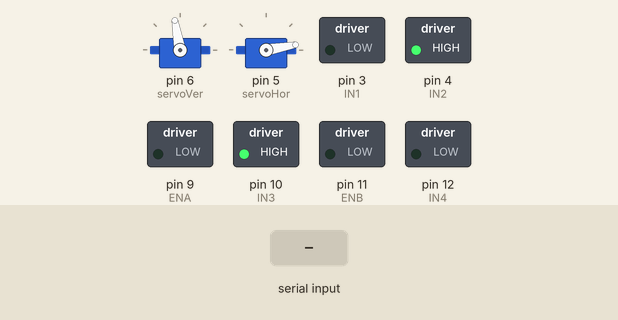
This sketch was run on a simulated Arduino Mega 2560, built with avr-gcc and run on an emulated ATmega2560. Parts: 2 × servo, switched loads named in the sketch (green lamp = pin HIGH). The test bench sets the inputs (shaded band). What the sketch prints to the serial monitor is not drawn.

Above: at 1.2 s.
1.3 s: "S" received over the second serial link
At 2.0 s:
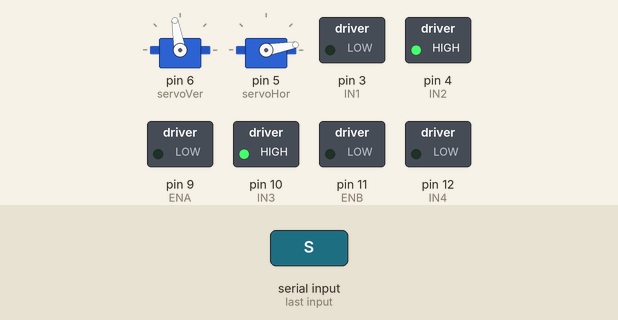
4.3 s: "1" received over the second serial link
At 5.3 s:
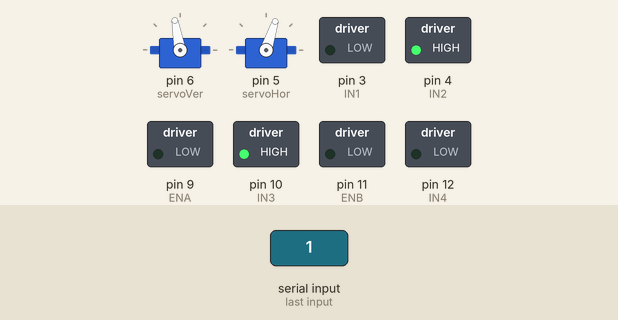
5.8 s: "S" received over the second serial link
At 5.95 s:
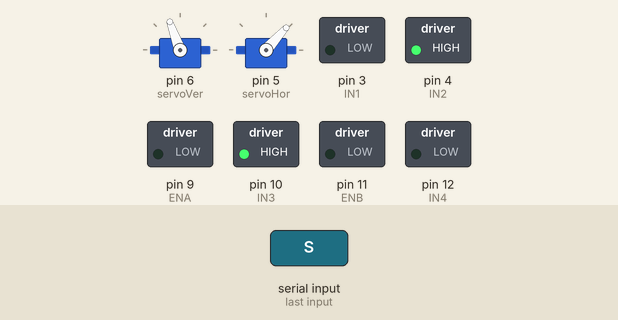
Timing chart, 0 to 21.3 s (numbered marks = the images above; inputs shaded):
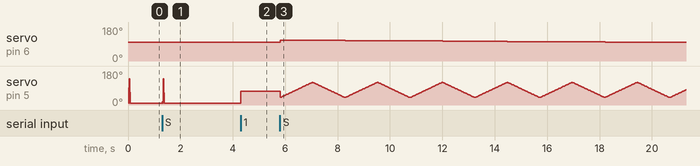

Measured:
- after the input at 1.3 s, servo on pin 5 (servoHor): 16° → 10° at once
- after the input at 4.3 s, servo on pin 5 (servoHor): 10° → 72° at once
- after the input at 5.8 s, servo on pin 6 (servoVer): 100° → 110° at once, → 109° 1.2 s later, → 108° 1.2 s later, → 107° 1.2 s later, … (13 changes in this stretch)

The sketch:

Robot.ino
```cpp
#include <SoftwareSerial.h>
#include<Servo.h>
#include<math.h>
int etat_dep=1;// varible d'état pour les boutons
Servo servoVer;// variable pour le servomoteur vertical
Servo servoHor;// variable pour le servomoteur horizontal
char scan=' ';
int byt[9];
int distance;
const int HEADER=0x59;

char etat;// varible d'état pour les boutons
int k;// varible pour la distance
int l;// varible pour la distance
char c;// varible pour lire le bluetooth
float temps;//variable de temps
float currentmillis;//variable de temps
//////////////////////////////////////////////////
int laserfct(){
    if(Serial2.available()){//vérifie que le laser possède des données
       for(int i=0;i<9;i++){//lecture des 9 bytes envoyé par le laser
          byt[i]=Serial2.read();//lit les 9 bytes et les place dans un tableau
        }
    if((HEADER==byt[0]) && (HEADER==byt[1])){//vérifie les 2 premiers bytes

        int check=byt[0]+byt[1]+byt[2]+byt[3]+byt[4]+byt[5]+byt[6]+byt[7];//variable qui va vérifier le bon fonctionnement du laser et si les données recues sont bonnes
        if(byt[8]==(check&0xff)){
          distance=byt[2]+byt[3]*256;//calcul de la distance
          delay(10);
          return distance;//retour de la distance
        }
    }

  }
  return;
}
////////////////////////////////////////////////
void envBT(){//envoie la lettre p au bluetooth qui nous signal la détection d'un obstacle
    Serial3.print("P");
}

////////////////////////////////////////////////
void rcvBT(){//lit les données recues par le bluetooth
  while(Serial3.available()){
    c=char(Serial3.read());
    if(c=='S'){// lance scanner si la lettre s est recue
      scanner();
  }
}
}
///////////////////////////////////////////////
void scanner(){ //fonction permettant de scanner
  Serial3.print("D");//envoie la lettre d au bluetooth pour lui confirmer le début du scan
  Serial2.begin(115200);
  delay(5);
  for(int j=110;j>=50;j--){//boucle pour le servo vertical
    servoVer.attach(6);// permet d'attacher le servo vertical au port lui correspondant
    servoVer.write(j);
    for(int i=40;i<=120;i+=1){//boucle pour le servo horizontale aller
      servoHor.attach(5);// permet d'attacher le servo horizontal au port lui correspondant
      servoHor.write(i);
      Serial2.end();//met fin a la communication avec le laser(le vide)
      Serial2.begin(115200);//commence la communication avec le laser
      delay(10);
      k=laserfct();//distance par rapport a l'objet
      Serial3.println(k);// envoie de la distance au bluetooth
      delay(5);
      servoHor.detach();//permet de détacher le servo horizontale (plus de fluidité)
    }
    j=j-1;
    servoVer.write(j);
    for(int i=120;i>=40;i--){// 2ème boucle pour le servo horizontale retour
      servoHor.attach(5);
      servoHor.write(i);
      Serial2.end();
      Serial2.begin(115200);
      delay(10);
      k=laserfct();
      Serial3.println(k);
      delay(5);
      servoHor.detach();
    }
    delay(10);
    servoVer.detach();//permet de détacher le servo vertical de son port (plus de fluifité)
  }
  servoVer.attach(6);
  servoHor.attach(5);
  servoVer.write(100);
}
///////////////////////////////////////////////
//-- MOTEUR A -
int ENA=9; //Connecté à Arduino pin 3(sortie PWM)
int IN1=3; //Connecté à Arduino pin 4
int IN2=4; //Connecté à Arduino pin 5
//-- MOTEUR B -
int ENB=11; //Connecté à Arduino pin 10(Sortie PWM)
int IN3=10; //Connecté à Arduino pin 6
int IN4=12; //Connecté à Arduino pin 7

void setup() {
  Serial.begin(38400);
  Serial3.begin(38400);
  Serial2.begin(115200);
  servoVer.attach(6);
  servoHor.attach(5);
   servoVer.write(100);
  pinMode(ENA,OUTPUT); // Configurer
  pinMode(ENB,OUTPUT); // les broches
  pinMode(IN1,OUTPUT); // comme sortie
  pinMode(IN2,OUTPUT);
  pinMode(IN3,OUTPUT);
  pinMode(IN4,OUTPUT);
  digitalWrite(ENA,LOW);// Moteur A - Ne pas tourner
  digitalWrite(ENB,LOW);// Moteur B - Ne pas tourne
  //Les moteurs tournent toujours dans le même sens:
  digitalWrite(IN1,LOW);
  digitalWrite(IN2,HIGH);
  digitalWrite(IN3,HIGH);
  digitalWrite(IN4,LOW);
  Serial.println("Esclave setup");

}

//Définition des fonctions de déplacement:
void avancer(){ //Le robot avance
  analogWrite(ENA,255);
  analogWrite(ENB,255);
}

void droite(){ //Le robot tourne à gauche
  analogWrite(ENA,255);
  analogWrite(ENB,0);
}
void gauche(){ //Le robot tourne a gauche
  analogWrite(ENA,0);
  analogWrite(ENB,255);


}
void arret(){// arret du déplacement
  analogWrite(ENA,0);
  analogWrite(ENB,0);
}
void bouton(){// fonction qui gère la direction du robot selon l'état des boutons
  while (Serial3.available()) {
    etat = char(Serial3.read());//lit le bluetooth
    if (etat == 'Z'){// permet de faire avancer le robot en continue
        etat_dep=1-etat_dep;
        if (etat_dep==1){avancer();}
        else {arret();}
      }


      else if (etat == 'D'){
        gauche();
        }


    else if (etat == 'Q'){
          droite();}


    }
  }


void loop() {
for(int h=10;h<=150;h++){// boucles for afin de déplacer le servo horizontale de gauche à droite
      servoHor.write(h);
      k=laserfct();//distance
      bouton();// permet de se déplacer
      if((k<60)&&(k>10)){//pause en cas de détection d'un objet
        Serial2.end();
        temps=millis();
        currentmillis=millis();
        envBT();
        while((currentmillis-temps)/1000<5){// première pause pour l'attente du scan
          arret();
          rcvBT();
          currentmillis=millis();

        }
      temps=millis();
      currentmillis=millis();
      while((currentmillis-temps)/1000<=5){// pause pour se déplacer sans détecter d'objet
             bouton();
             currentmillis=millis();
      }
      Serial2.begin(115200);
      delay(10);
      }
    }
  for(int h=150;h>=10;h--){// boucles for afin de déplacer le servo horizontale de droite à gauche
      servoHor.write(h);
      l=laserfct();
      bouton();
      if((l<60)&&(l>10)){
        Serial2.end();
        temps=millis();
        currentmillis=millis();
        envBT();
        while((currentmillis-temps)/1000<5){
          arret();
          rcvBT();
          currentmillis=millis();

        }
      temps=millis();
      currentmillis=millis();
      while((currentmillis-temps)/1000<=5){
             bouton();
             currentmillis=millis();
      }
      Serial2.begin(115200);
      delay(10);
      }
    }
}
```
